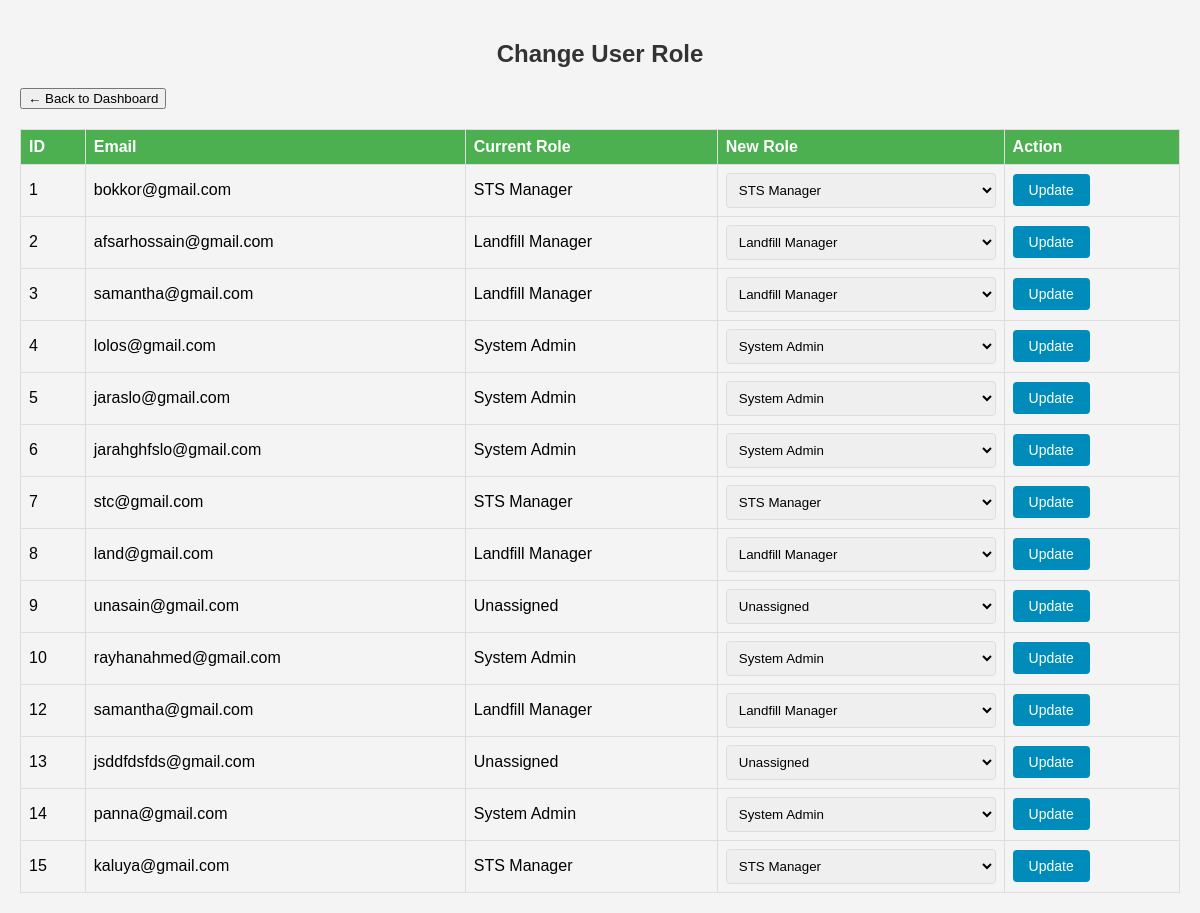
Screenshot of /rbac/roles (signed in) with the database file from the repository.
### role/models.py (models this page shows, shortened)
class User(AbstractUser):
    ROLES = (
        ("admin", "System Admin"),
        ("sts_manager", "STS Manager"),
        ("landfill_manager", "Landfill Manager"),
        ("unassigned", "Unassigned"),
    )
    user_id = models.AutoField(primary_key=True)
    id = models.UUIDField(default=uuid.uuid4, editable=False)
    role = models.CharField(max_length=20, choices=ROLES, default="unassigned")
    groups = models.ManyToManyField("auth.Group", related_name="custom_user_groups")
    user_permissions = models.ManyToManyField(
        "auth.Permission", related_name="custom_user_permissions"
    )
    class Meta:
        permissions = [
            ("view_user_roles", "Can view user roles"),
            ("change_user_roles", "Can change user roles"),
        ]

### role/views.py (the view, shortened to what this page needs)
# urls.py: path("rbac/roles", views.change_user_roll, name="change_user_roll"),
@login_required
def change_user_roll(request):
    users = User.objects.all()
    roles = User.ROLES
    return render(request, "change_user_roll.html", {"users": users, "roles": roles})

### template/change_user_roll.html (shortened to what this page needs)
<!DOCTYPE html>
<html lang="en">
<head>
</head>
<body>
<h2 class="gtx" >Change User Role</h2>
<a class="back-link" href="{% url 'dashboard' %}">
    <button type="button" class="secondary-button">
      <span class="back-icon">&larr;</span>
      Back to Dashboard
    </button>
  </a>
<table class="users-table">
    <thead>
        <tr>
            <th>ID</th>
            <th>Email</th>
            <th>Current Role</th>
            <th>New Role</th>
            <th>Action</th>
        </tr>
    </thead>
    <tbody>
        {% for user in users %}
        <tr>
            <form method="post" action="{% url 'change_user_roll' %}">
                <td>{{ user.user_id }}</td>
                <td>{{ user.email }}</td>
                <td>{{ user.get_role_display }}</td>
                <td>
                    <select name="role{{ user.user_id }}">
                        {% for role, role_display in roles %}
                        <option value="{{ role }}" {% if user.role == role %}selected{% endif %}>{{ role_display }}</option>
                        {% endfor %}
                    </select>
                </td>
                <td><button type="submit" class="update-btn">Update</button></td>
            </form>
        </tr>
        {% endfor %}
    </tbody>
</table>
</body>
</html>

### template/change_user_roll.html (style rules this page uses)
body { font-family: Arial, sans-serif; background-color: #f4f4f4; margin: 0; padding: 20px; }
h2 { color: #333; }
.users-table { width: 100%; margin-top: 20px; border-collapse: collapse; }
.users-table th, .users-table td { text-align: left; padding: 8px; border: 1px solid #ddd; }
.users-table th { background-color: #4CAF50; color: white; }
select { padding: 8px; width: 100%; border-radius: 4px; border: 1px solid #ddd; }
.update-btn { background-color: #008CBA; color: white; padding: 8px 16px; border: none; cursor: pointer; border-radius: 4px; font-size: 14px; }
form { margin-bottom: 10px; }
.gtx { text-align: center; }

### rows the page displays
User: user_id "1", email "bokkor@gmail.com", role "STS Manager", role+user_id "STS Manager"
User: user_id "2", email "afsarhossain@gmail.com", role "Landfill Manager", role+user_id "Landfill Manager"
User: user_id "3", email "samantha@gmail.com", role "Landfill Manager", role+user_id "Landfill Manager"
User: user_id "4", email "lolos@gmail.com", role "System Admin", role+user_id "System Admin"
User: user_id "5", email "jaraslo@gmail.com", role "System Admin", role+user_id "System Admin"
User: user_id "6", email "jarahghfslo@gmail.com", role "System Admin", role+user_id "System Admin"
User: user_id "7", email "stc@gmail.com", role "STS Manager", role+user_id "STS Manager"
User: user_id "8", email "land@gmail.com", role "Landfill Manager", role+user_id "Landfill Manager"
User: user_id "9", email "unasain@gmail.com", role "Unassigned", role+user_id "Unassigned"
User: user_id "10", email "rayhanahmed@gmail.com", role "System Admin", role+user_id "System Admin"
User: user_id "12", email "samantha@gmail.com", role "Landfill Manager", role+user_id "Landfill Manager"
User: user_id "13", email "jsddfdsfds@gmail.com", role "Unassigned", role+user_id "Unassigned"
User: user_id "14", email "panna@gmail.com", role "System Admin", role+user_id "System Admin"
User: user_id "15", email "kaluya@gmail.com", role "STS Manager", role+user_id "STS Manager"
